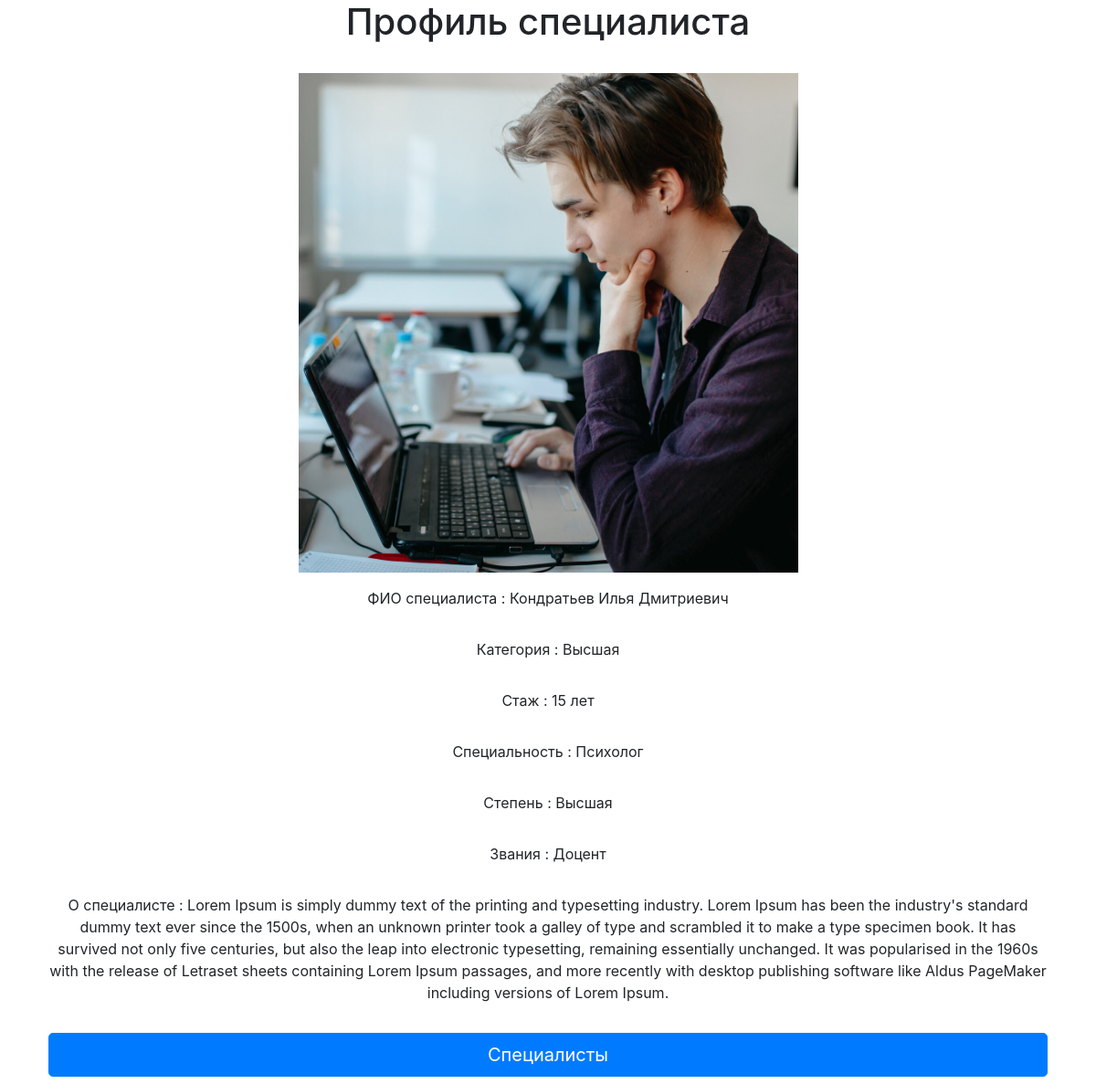
The app's page /diagnostics.loc/www/card_profile_specialist.php?id=1 with its own data.
### tables this page shows
CREATE TABLE IF NOT EXISTS `specialist1` (
  `id` int(11) NOT NULL AUTO_INCREMENT,
  `full_name` varchar(355) DEFAULT NULL,
  `category` varchar(500) DEFAULT NULL,
  `experience` varchar(500) DEFAULT NULL,
  `mini_discription` text,
  `avatar` varchar(500) DEFAULT NULL,
  `speciality` varchar(500) DEFAULT NULL,
  `email` varchar(500) DEFAULT NULL,
  `deagre` varchar(500) DEFAULT NULL,
  `ranks` varchar(100) DEFAULT NULL,
  PRIMARY KEY (`id`)
);

### diagnostics.loc/www/card_profile_specialist.php (the view, shortened to what this page needs)
<?php
$id = $_GET['id'];
$specialist = mysqli_query($connect, "SELECT *FROM `specialist1` WHERE id = '$id'");
$specialist = mysqli_fetch_assoc($specialist);
?>
<!doctype html>
<html lang="en">
<head>
    <link rel="stylesheet" href="https://maxcdn.bootstrapcdn.com/bootstrap/4.0.0/css/bootstrap.min.css">
    <link rel="stylesheet" href="https://use.fontawesome.com/releases/v5.7.2/css/all.css">
    <link rel="stylesheet" href="/assets/css/style.css">
</head>
<body>
    <div class="container">
        <div class="row">
            <div class="col-xl-12 col-lg-12 col-md-12 col-sm-12 col-12 text-center">
                <div class="d-flex flex-column">
                <div class="container-fluid vendorfontfamily">
                    <div class="row d-flex justify-content-center">
                        <h1>
                            <p class="">Профиль специалиста</p>
                        </h1>
                    </div>
                </div>
                    <div class="p-2"><img class="profileimg" src="../<?= $specialist['avatar'] ?>" alt=""></div>
                    <div class="p-2 profiletext profilesize2">
                        <p>ФИО специалиста : <?= $specialist['full_name'] ?></p>
                    </div>
                    <div class="p-2 profiletext profilesize2">
                        <p>Категория : <?= $specialist['category']  ?></p>
                    </div>
                    <div class="p-2 profiletext profilesize2">
                        <p>Стаж : <?= $specialist['experience']  ?></p>
                    </div>
                    <div class="p-2 profiletext profilesize2">
                        <p>Специальность : <?= $specialist['speciality']  ?></p>
                    </div>
                    <div class="p-2 profiletext profilesize2">
                        <p>Степень : <?= $specialist['deagre']  ?></p>
                    </div>
                    <div class="p-2 profiletext profilesize2">
                        <p>Звания : <?= $specialist['ranks']  ?></p>
                    </div>
                    <div class="p-2 profiletext profilesize2">
                        <p>О специалисте : <?= $specialist['mini_discription']  ?></p>
                    </div>
                    <div class="p-2 profiletext profilesize2"><a class="button_back" href="specialist_cart.php"><button class="btn btn-primary btn-lg btn-block button_back_btn">Специалисты</button></a></div>
                </div>
            </div>
        </div>
    </div>
</body>
</html>

### diagnostics.loc/www/assets/css/style.css (style rules this page uses)
.vendorfontfamily { font-family: "SF Pro Display" !important; font-style: normal !important; font-weight: bold !important; font-size: 20px !important; }

### diagnostics.loc/www/card_profile_specialist.php (style rules this page uses)
.profileimg { width: 50%; height: 50%; }
.button_back { text-decoration: none !important; }

### records on screen
specialist1: avatar (picture), full_name "Кондратьев Илья Дмитриевич", category "Высшая", experience "15 лет", speciality "Психолог", deagre "Высшая", ranks "Доцент", mini_discription "Lorem Ipsum is simply dummy text of the printing and typesetting industry. Lorem Ipsum has been the industry's standard dummy text ever since the 1500s, when an unknown printer took a galley of type and scrambled it to make a type specimen book. It has survived not only five centuries, but also the leap into electronic typesetting, remaining essentially unchanged. It was popularised in the 1960s with the release of Letraset sheets containing Lorem Ipsum passages, and more recently with desktop publishing software like Aldus PageMaker including versions of Lorem Ipsum."
